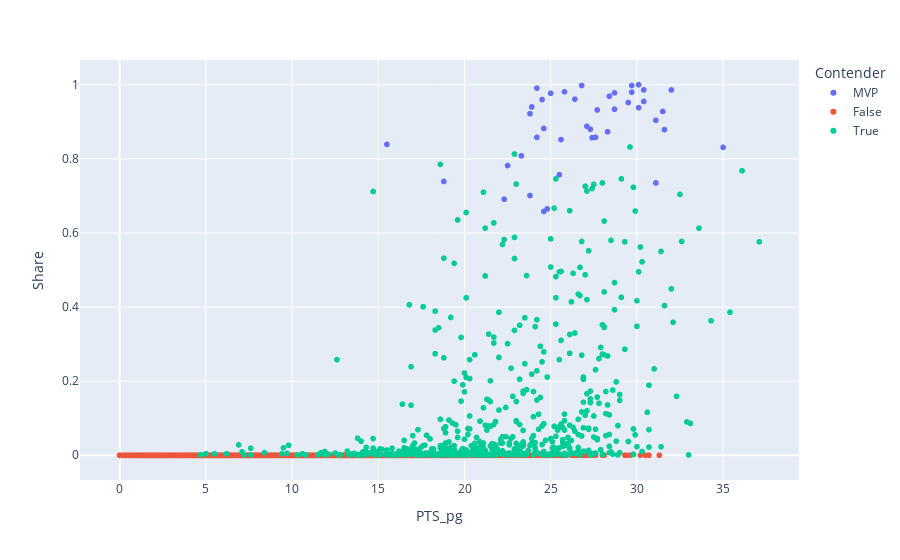

Write notebook code for a chart like this one.
### Code cell
corr_share(df, 'PTS_pg')

### Figure 1 — Plotly figure (JSON) as saved in the notebook; plotly's stock layout.template omitted (floating-point values rounded to 4 significant figures; data arrays with more than 128 entries replaced by an {"elided": "..."} marker saying what was removed)
{"data": [{"customdata": [[1980], [1981], [1982], [1983], [1984], [1985], [1986], [1987], [1988], [1989], [1990], [1991], [1992], [1993], [1994], [1995], [1996], [1997], [1998], [1999], [2000], [2001], [2002], [2003], [2004], [2005], [2006], [2007], [2008], [2009], [2010], [2011], [2012], [2013], [2014], [2015], [2016], [2017], [2018], [2019], [2020], [2021]], "hovertemplate": "<b>%{hovertext}</b><br><br>Contender=MVP<br>PTS_pg=%{x}<br>Share=%{y}<br>Season=%{customdata[0]}<extra></extra>", "hovertext": ["Kareem Abdul-Jabbar", "Julius Erving", "Moses Malone", "Moses Malone", "Larry Bird", "Larry Bird", "Larry Bird", "Magic Johnson", "Michael Jordan", "Magic Johnson", "Magic Johnson", "Michael Jordan", "Michael Jordan", "Charles Barkley", "Hakeem Olajuwon", "David Robinson", "Michael Jordan", "Karl Malone", "Michael Jordan", "Karl Malone", "Shaquille O'Neal", "Allen Iverson", "Tim Duncan", "Tim Duncan", "Kevin Garnett", "Steve Nash", "Steve Nash", "Dirk Nowitzki", "Kobe Bryant", "LeBron James", "LeBron James", "Derrick Rose", "LeBron James", "LeBron James", "Kevin Durant", "Stephen Curry", "Stephen Curry", "Russell Westbrook", "James Harden", "Giannis Antetokounmpo", "Giannis Antetokounmpo", "Nikola Jokić"], "legendgroup": "MVP", "marker": {"color": "#636efa", "symbol": "circle"}, "mode": "markers", "name": "MVP", "showlegend": true, "type": "scattergl", "x": [24.8, 24.6, 31.1, 24.5, 24.2, 28.7, 25.8, 23.9, 35, 22.5, 22.3, 31.5, 30.1, 25.6, 27.3, 27.6, 30.4, 27.4, 28.7, 23.8, 29.7, 31.1, 25.5, 23.3, 24.2, 15.5, 18.8, 24.6, 28.3, 28.4, 29.7, 25, 27.1, 26.8, 32, 23.8, 30.1, 31.6, 30.4, 27.7, 29.5, 26.4], "xaxis": "x", "y": [0.665, 0.658, 0.735, 0.96, 0.858, 0.978, 0.981, 0.94, 0.831, 0.782, 0.691, 0.928, 0.938, 0.852, 0.88, 0.858, 0.986, 0.857, 0.934, 0.701, 0.998, 0.904, 0.757, 0.808, 0.991, 0.839, 0.739, 0.882, 0.873, 0.969, 0.98, 0.977, 0.888, 0.998, 0.986, 0.922, 1, 0.879, 0.955, 0.932, 0.952, 0.961], "yaxis": "y"}, {"customdata": {"elided": "16997x1 int values"}, "hovertemplate": "<b>%{hovertext}</b><br><br>Contender=False<br>PTS_pg=%{x}<br>Share=%{y}<br>Season=%{customdata[0]}<extra></extra>", "hovertext": {"elided": "16997 str values"}, "legendgroup": "False", "marker": {"color": "#EF553B", "symbol": "circle"}, "mode": "markers", "name": "False", "showlegend": true, "type": "scattergl", "x": {"elided": "16997 float values"}, "xaxis": "x", "y": {"elided": "16997 int values"}, "yaxis": "y"}, {"customdata": {"elided": "644x1 int values"}, "hovertemplate": "<b>%{hovertext}</b><br><br>Contender=True<br>PTS_pg=%{x}<br>Share=%{y}<br>Season=%{customdata[0]}<extra></extra>", "hovertext": {"elided": "644 str values"}, "legendgroup": "True", "marker": {"color": "#00cc96", "symbol": "circle"}, "mode": "markers", "name": "True", "showlegend": true, "type": "scattergl", "x": {"elided": "644 float values"}, "xaxis": "x", "y": {"elided": "644 float values"}, "yaxis": "y"}], "layout": {"legend": {"title": {"text": "Contender"}, "tracegroupgap": 0}, "margin": {"t": 60}, "xaxis": {"anchor": "y", "domain": [0, 1], "title": {"text": "PTS_pg"}}, "yaxis": {"anchor": "x", "domain": [0, 1], "title": {"text": "Share"}}}}
